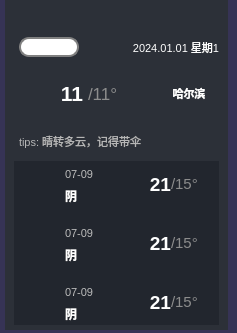
<?xml version="1.0" encoding="UTF-8"?>
<ui version="4.0">
 <class>WeatherWdiget</class>
 <widget class="QWidget" name="WeatherWdiget">
  <property name="geometry">
   <rect>
    <x>0</x>
    <y>0</y>
    <width>237</width>
    <height>333</height>
   </rect>
  </property>
  <property name="font">
   <font>
    <family>Courier New</family>
    <weight>75</weight>
    <bold>true</bold>
   </font>
  </property>
  <property name="windowTitle">
   <string>Form</string>
  </property>
  <property name="styleSheet">
   <string notr="true">background-color: rgb(54, 51, 85);
</string>
  </property>
  <layout class="QVBoxLayout" name="verticalLayout_3">
   <property name="sizeConstraint">
    <enum>QLayout::SetMinAndMaxSize</enum>
   </property>
   <property name="leftMargin">
    <number>5</number>
   </property>
   <property name="topMargin">
    <number>0</number>
   </property>
   <property name="rightMargin">
    <number>9</number>
   </property>
   <property name="bottomMargin">
    <number>3</number>
   </property>
   <item>
    <widget class="QWidget" name="widgetTop" native="true">
     <property name="styleSheet">
      <string notr="true">background-color: rgb(44, 48, 56);
</string>
     </property>
     <layout class="QVBoxLayout" name="verticalLayout_2" stretch="1,1,4,7">
      <property name="leftMargin">
       <number>9</number>
      </property>
      <property name="topMargin">
       <number>0</number>
      </property>
      <property name="rightMargin">
       <number>9</number>
      </property>
      <property name="bottomMargin">
       <number>5</number>
      </property>
      <item>
       <widget class="QWidget" name="widget" native="true">
        <layout class="QHBoxLayout" name="horizontalLayout">
         <property name="leftMargin">
          <number>4</number>
         </property>
         <property name="topMargin">
          <number>0</number>
         </property>
         <property name="rightMargin">
          <number>9</number>
         </property>
         <property name="bottomMargin">
          <number>0</number>
         </property>
         <item>
          <spacer name="horizontalSpacer_8">
           <property name="orientation">
            <enum>Qt::Horizontal</enum>
           </property>
           <property name="sizeHint" stdset="0">
            <size>
             <width>40</width>
             <height>20</height>
            </size>
           </property>
          </spacer>
         </item>
         <item>
          <widget class="QLabel" name="label_5">
           <property name="minimumSize">
            <size>
             <width>140</width>
             <height>30</height>
            </size>
           </property>
           <property name="maximumSize">
            <size>
             <width>120</width>
             <height>30</height>
            </size>
           </property>
           <property name="text">
            <string/>
           </property>
           <property name="pixmap">
            <pixmap resource="res.qrc">:/wea/weather/tips.png</pixmap>
           </property>
           <property name="scaledContents">
            <bool>true</bool>
           </property>
          </widget>
         </item>
         <item>
          <spacer name="horizontalSpacer_9">
           <property name="orientation">
            <enum>Qt::Horizontal</enum>
           </property>
           <property name="sizeHint" stdset="0">
            <size>
             <width>40</width>
             <height>20</height>
            </size>
           </property>
          </spacer>
         </item>
        </layout>
       </widget>
      </item>
      <item>
       <layout class="QHBoxLayout" name="horizontalLayout_2" stretch="4,1,2,3">
        <property name="spacing">
         <number>4</number>
        </property>
        <property name="leftMargin">
         <number>5</number>
        </property>
        <item>
         <widget class="QLineEdit" name="lineEditCity">
          <property name="styleSheet">
           <string notr="true"> QLineEdit {
     border: 2px solid gray;
     border-radius: 10px;
     padding: 0 8px;
     background: white;
     selection-background-color: darkgray;
 }
</string>
          </property>
         </widget>
        </item>
        <item>
         <widget class="QPushButton" name="btnSearch">
          <property name="maximumSize">
           <size>
            <width>25</width>
            <height>25</height>
           </size>
          </property>
          <property name="styleSheet">
           <string notr="true">border-radius: 8px;</string>
          </property>
          <property name="text">
           <string/>
          </property>
          <property name="icon">
           <iconset resource="res.qrc">
            <normaloff>:/res/search.png</normaloff>:/res/search.png</iconset>
          </property>
          <property name="iconSize">
           <size>
            <width>23</width>
            <height>23</height>
           </size>
          </property>
         </widget>
        </item>
        <item>
         <spacer name="horizontalSpacer_10">
          <property name="orientation">
           <enum>Qt::Horizontal</enum>
          </property>
          <property name="sizeType">
           <enum>QSizePolicy::Fixed</enum>
          </property>
          <property name="sizeHint" stdset="0">
           <size>
            <width>20</width>
            <height>20</height>
           </size>
          </property>
         </spacer>
        </item>
        <item>
         <widget class="QLabel" name="labelWeekDay">
          <property name="font">
           <font>
            <pointsize>8</pointsize>
           </font>
          </property>
          <property name="styleSheet">
           <string notr="true">color: rgb(255, 255, 255);</string>
          </property>
          <property name="text">
           <string>2024.01.01 星期1</string>
          </property>
          <property name="alignment">
           <set>Qt::AlignRight|Qt::AlignTrailing|Qt::AlignVCenter</set>
          </property>
         </widget>
        </item>
       </layout>
      </item>
      <item>
       <widget class="QWidget" name="widget01" native="true">
        <layout class="QHBoxLayout" name="horizontalLayout_9">
         <property name="leftMargin">
          <number>5</number>
         </property>
         <property name="topMargin">
          <number>0</number>
         </property>
         <property name="rightMargin">
          <number>0</number>
         </property>
         <property name="bottomMargin">
          <number>0</number>
         </property>
         <item>
          <layout class="QVBoxLayout" name="verticalLayout_4" stretch="2,1">
           <property name="spacing">
            <number>5</number>
           </property>
           <item>
            <layout class="QHBoxLayout" name="horizontalLayout_8" stretch="1,5,33">
             <property name="leftMargin">
              <number>0</number>
             </property>
             <item>
              <widget class="QLabel" name="labelweaIcon">
               <property name="minimumSize">
                <size>
                 <width>0</width>
                 <height>0</height>
                </size>
               </property>
               <property name="maximumSize">
                <size>
                 <width>50</width>
                 <height>50</height>
                </size>
               </property>
               <property name="text">
                <string/>
               </property>
               <property name="pixmap">
                <pixmap resource="res.qrc">:/wea/weather/Qing.png</pixmap>
               </property>
               <property name="scaledContents">
                <bool>true</bool>
               </property>
               <property name="alignment">
                <set>Qt::AlignCenter</set>
               </property>
              </widget>
             </item>
             <item>
              <layout class="QHBoxLayout" name="horizontalLayout_7" stretch="3,3,3">
               <item>
                <widget class="QLabel" name="labelTodayTemp">
                 <property name="enabled">
                  <bool>true</bool>
                 </property>
                 <property name="sizePolicy">
                  <sizepolicy hsizetype="Preferred" vsizetype="Preferred">
                   <horstretch>0</horstretch>
                   <verstretch>0</verstretch>
                  </sizepolicy>
                 </property>
                 <property name="maximumSize">
                  <size>
                   <width>1000</width>
                   <height>1000</height>
                  </size>
                 </property>
                 <property name="font">
                  <font>
                   <family>Arial</family>
                   <pointsize>16</pointsize>
                   <weight>75</weight>
                   <bold>true</bold>
                  </font>
                 </property>
                 <property name="styleSheet">
                  <string notr="true">color: rgb(255, 255, 255);</string>
                 </property>
                 <property name="text">
                  <string>11</string>
                 </property>
                 <property name="alignment">
                  <set>Qt::AlignRight|Qt::AlignTrailing|Qt::AlignVCenter</set>
                 </property>
                </widget>
               </item>
               <item>
                <widget class="QLabel" name="labelTodyaLow">
                 <property name="maximumSize">
                  <size>
                   <width>1000</width>
                   <height>1000</height>
                  </size>
                 </property>
                 <property name="font">
                  <font>
                   <family>Arial</family>
                   <pointsize>13</pointsize>
                  </font>
                 </property>
                 <property name="styleSheet">
                  <string notr="true">color: rgb(141, 141, 141);</string>
                 </property>
                 <property name="text">
                  <string>/11°</string>
                 </property>
                 <property name="alignment">
                  <set>Qt::AlignLeading|Qt::AlignLeft|Qt::AlignVCenter</set>
                 </property>
                </widget>
               </item>
               <item>
                <spacer name="horizontalSpacer">
                 <property name="orientation">
                  <enum>Qt::Horizontal</enum>
                 </property>
                 <property name="sizeType">
                  <enum>QSizePolicy::Fixed</enum>
                 </property>
                 <property name="sizeHint" stdset="0">
                  <size>
                   <width>30</width>
                   <height>20</height>
                  </size>
                 </property>
                </spacer>
               </item>
              </layout>
             </item>
             <item>
              <widget class="QLabel" name="labelCity">
               <property name="maximumSize">
                <size>
                 <width>60</width>
                 <height>60</height>
                </size>
               </property>
               <property name="font">
                <font>
                 <family>Arial</family>
                 <pointsize>8</pointsize>
                 <weight>75</weight>
                 <bold>true</bold>
                </font>
               </property>
               <property name="styleSheet">
                <string notr="true">color: rgb(255, 255, 255);</string>
               </property>
               <property name="text">
                <string>哈尔滨</string>
               </property>
               <property name="alignment">
                <set>Qt::AlignCenter</set>
               </property>
              </widget>
             </item>
            </layout>
           </item>
           <item>
            <widget class="QLabel" name="labelTips">
             <property name="font">
              <font>
               <pointsize>8</pointsize>
              </font>
             </property>
             <property name="styleSheet">
              <string notr="true">color: rgb(182, 182, 182);</string>
             </property>
             <property name="text">
              <string>tips: 晴转多云，记得带伞</string>
             </property>
            </widget>
           </item>
          </layout>
         </item>
        </layout>
       </widget>
      </item>
      <item>
       <widget class="QWidget" name="widgetdays" native="true">
        <property name="styleSheet">
         <string notr="true">background-color: rgb(34, 38, 46);
border-color: rgb(98, 98, 98);</string>
        </property>
        <layout class="QVBoxLayout" name="verticalLayout" stretch="2,1,2,1,2">
         <property name="leftMargin">
          <number>5</number>
         </property>
         <property name="topMargin">
          <number>0</number>
         </property>
         <property name="rightMargin">
          <number>0</number>
         </property>
         <property name="bottomMargin">
          <number>0</number>
         </property>
         <item>
          <layout class="QHBoxLayout" name="horizontalLayout_5" stretch="3,1,3,1">
           <item>
            <layout class="QGridLayout" name="gridLayout_3">
             <property name="horizontalSpacing">
              <number>6</number>
             </property>
             <item row="0" column="0" rowspan="2">
              <widget class="QLabel" name="labelday0Icon">
               <property name="minimumSize">
                <size>
                 <width>40</width>
                 <height>40</height>
                </size>
               </property>
               <property name="maximumSize">
                <size>
                 <width>35</width>
                 <height>35</height>
                </size>
               </property>
               <property name="text">
                <string/>
               </property>
               <property name="pixmap">
                <pixmap resource="res.qrc">:/wea/weather/Yin.png</pixmap>
               </property>
               <property name="scaledContents">
                <bool>true</bool>
               </property>
              </widget>
             </item>
             <item row="0" column="1">
              <widget class="QLabel" name="labelday0Date">
               <property name="minimumSize">
                <size>
                 <width>60</width>
                 <height>20</height>
                </size>
               </property>
               <property name="maximumSize">
                <size>
                 <width>60</width>
                 <height>20</height>
                </size>
               </property>
               <property name="font">
                <font>
                 <family>Arial</family>
                 <pointsize>8</pointsize>
                </font>
               </property>
               <property name="styleSheet">
                <string notr="true">color: rgb(188, 188, 188);</string>
               </property>
               <property name="text">
                <string>07-09</string>
               </property>
               <property name="alignment">
                <set>Qt::AlignBottom|Qt::AlignLeading|Qt::AlignLeft</set>
               </property>
              </widget>
             </item>
             <item row="1" column="1">
              <widget class="QLabel" name="labelday0wea">
               <property name="minimumSize">
                <size>
                 <width>60</width>
                 <height>20</height>
                </size>
               </property>
               <property name="maximumSize">
                <size>
                 <width>100</width>
                 <height>20</height>
                </size>
               </property>
               <property name="font">
                <font>
                 <family>Arial</family>
                 <pointsize>9</pointsize>
                 <weight>75</weight>
                 <bold>true</bold>
                </font>
               </property>
               <property name="styleSheet">
                <string notr="true">color: rgb(255, 255, 255);</string>
               </property>
               <property name="text">
                <string>阴</string>
               </property>
               <property name="alignment">
                <set>Qt::AlignLeading|Qt::AlignLeft|Qt::AlignTop</set>
               </property>
              </widget>
             </item>
            </layout>
           </item>
           <item>
            <spacer name="horizontalSpacer_6">
             <property name="orientation">
              <enum>Qt::Horizontal</enum>
             </property>
             <property name="sizeHint" stdset="0">
              <size>
               <width>70</width>
               <height>20</height>
              </size>
             </property>
            </spacer>
           </item>
           <item>
            <layout class="QHBoxLayout" name="hLayoutday0T" stretch="1,4">
             <property name="spacing">
              <number>0</number>
             </property>
             <item>
              <widget class="QLabel" name="labelday0High">
               <property name="minimumSize">
                <size>
                 <width>0</width>
                 <height>0</height>
                </size>
               </property>
               <property name="maximumSize">
                <size>
                 <width>100</width>
                 <height>100</height>
                </size>
               </property>
               <property name="font">
                <font>
                 <family>Arial</family>
                 <pointsize>14</pointsize>
                 <weight>75</weight>
                 <bold>true</bold>
                </font>
               </property>
               <property name="styleSheet">
                <string notr="true">color: rgb(255, 255, 255);</string>
               </property>
               <property name="text">
                <string>21</string>
               </property>
               <property name="alignment">
                <set>Qt::AlignRight|Qt::AlignTrailing|Qt::AlignVCenter</set>
               </property>
              </widget>
             </item>
             <item>
              <widget class="QLabel" name="labelday0Low">
               <property name="minimumSize">
                <size>
                 <width>0</width>
                 <height>0</height>
                </size>
               </property>
               <property name="maximumSize">
                <size>
                 <width>1000</width>
                 <height>1000</height>
                </size>
               </property>
               <property name="font">
                <font>
                 <family>Arial</family>
                 <pointsize>11</pointsize>
                </font>
               </property>
               <property name="styleSheet">
                <string notr="true">
color: rgb(141, 141, 141);</string>
               </property>
               <property name="text">
                <string>/15°</string>
               </property>
               <property name="alignment">
                <set>Qt::AlignLeading|Qt::AlignLeft|Qt::AlignVCenter</set>
               </property>
              </widget>
             </item>
            </layout>
           </item>
           <item>
            <spacer name="horizontalSpacer_7">
             <property name="orientation">
              <enum>Qt::Horizontal</enum>
             </property>
             <property name="sizeHint" stdset="0">
              <size>
               <width>70</width>
               <height>20</height>
              </size>
             </property>
            </spacer>
           </item>
          </layout>
         </item>
         <item>
          <widget class="QLabel" name="labelday0Line">
           <property name="sizePolicy">
            <sizepolicy hsizetype="Preferred" vsizetype="Fixed">
             <horstretch>0</horstretch>
             <verstretch>0</verstretch>
            </sizepolicy>
           </property>
           <property name="maximumSize">
            <size>
             <width>500</width>
             <height>1</height>
            </size>
           </property>
           <property name="text">
            <string/>
           </property>
           <property name="pixmap">
            <pixmap resource="res.qrc">:/wea/weather/line.jpg</pixmap>
           </property>
           <property name="scaledContents">
            <bool>true</bool>
           </property>
           <property name="alignment">
            <set>Qt::AlignCenter</set>
           </property>
          </widget>
         </item>
         <item>
          <layout class="QHBoxLayout" name="horizontalLayout_4" stretch="3,1,3,1">
           <item>
            <layout class="QGridLayout" name="gridLayout_2">
             <property name="horizontalSpacing">
              <number>6</number>
             </property>
             <item row="0" column="0" rowspan="2">
              <widget class="QLabel" name="labelday1Icon">
               <property name="minimumSize">
                <size>
                 <width>40</width>
                 <height>40</height>
                </size>
               </property>
               <property name="maximumSize">
                <size>
                 <width>35</width>
                 <height>35</height>
                </size>
               </property>
               <property name="text">
                <string/>
               </property>
               <property name="pixmap">
                <pixmap resource="res.qrc">:/wea/weather/Yin.png</pixmap>
               </property>
               <property name="scaledContents">
                <bool>true</bool>
               </property>
              </widget>
             </item>
             <item row="1" column="1">
              <widget class="QLabel" name="labelday1wea">
               <property name="minimumSize">
                <size>
                 <width>60</width>
                 <height>20</height>
                </size>
               </property>
               <property name="maximumSize">
                <size>
                 <width>100</width>
                 <height>20</height>
                </size>
               </property>
               <property name="font">
                <font>
                 <family>Arial</family>
                 <pointsize>9</pointsize>
                 <weight>75</weight>
                 <bold>true</bold>
                </font>
               </property>
               <property name="styleSheet">
                <string notr="true">color: rgb(255, 255, 255);</string>
               </property>
               <property name="text">
                <string>阴</string>
               </property>
               <property name="alignment">
                <set>Qt::AlignLeading|Qt::AlignLeft|Qt::AlignTop</set>
               </property>
              </widget>
             </item>
             <item row="0" column="1">
              <widget class="QLabel" name="labelday1Date">
               <property name="minimumSize">
                <size>
                 <width>60</width>
                 <height>20</height>
                </size>
               </property>
               <property name="maximumSize">
                <size>
                 <width>60</width>
                 <height>20</height>
                </size>
               </property>
               <property name="font">
                <font>
                 <family>Arial</family>
                 <pointsize>8</pointsize>
                </font>
               </property>
               <property name="styleSheet">
                <string notr="true">color: rgb(188, 188, 188);</string>
               </property>
               <property name="text">
                <string>07-09</string>
               </property>
               <property name="alignment">
                <set>Qt::AlignBottom|Qt::AlignLeading|Qt::AlignLeft</set>
               </property>
              </widget>
             </item>
            </layout>
           </item>
           <item>
            <spacer name="horizontalSpacer_4">
             <property name="orientation">
              <enum>Qt::Horizontal</enum>
             </property>
             <property name="sizeHint" stdset="0">
              <size>
               <width>70</width>
               <height>20</height>
              </size>
             </property>
            </spacer>
           </item>
           <item>
            <layout class="QHBoxLayout" name="horizontalLayout_6" stretch="1,4">
             <property name="spacing">
              <number>0</number>
             </property>
             <item>
              <widget class="QLabel" name="labelday1High">
               <property name="minimumSize">
                <size>
                 <width>0</width>
                 <height>0</height>
                </size>
               </property>
               <property name="maximumSize">
                <size>
                 <width>1000</width>
                 <height>1000</height>
                </size>
               </property>
               <property name="font">
                <font>
                 <family>Arial</family>
                 <pointsize>14</pointsize>
                 <weight>75</weight>
                 <bold>true</bold>
                </font>
               </property>
               <property name="styleSheet">
                <string notr="true">color: rgb(255, 255, 255);</string>
               </property>
               <property name="text">
                <string>21</string>
               </property>
               <property name="alignment">
                <set>Qt::AlignRight|Qt::AlignTrailing|Qt::AlignVCenter</set>
               </property>
              </widget>
             </item>
             <item>
              <widget class="QLabel" name="labelday1Low">
               <property name="minimumSize">
                <size>
                 <width>0</width>
                 <height>0</height>
                </size>
               </property>
               <property name="maximumSize">
                <size>
                 <width>100</width>
                 <height>100</height>
                </size>
               </property>
               <property name="font">
                <font>
                 <family>Arial</family>
                 <pointsize>11</pointsize>
                </font>
               </property>
               <property name="styleSheet">
                <string notr="true">
color: rgb(141, 141, 141);</string>
               </property>
               <property name="text">
                <string>/15°</string>
               </property>
               <property name="alignment">
                <set>Qt::AlignLeading|Qt::AlignLeft|Qt::AlignVCenter</set>
               </property>
              </widget>
             </item>
            </layout>
           </item>
           <item>
            <spacer name="horizontalSpacer_5">
             <property name="orientation">
              <enum>Qt::Horizontal</enum>
             </property>
             <property name="sizeHint" stdset="0">
              <size>
               <width>70</width>
               <height>20</height>
              </size>
             </property>
            </spacer>
           </item>
          </layout>
         </item>
         <item>
          <widget class="QLabel" name="labelday0Line_5">
           <property name="maximumSize">
            <size>
             <width>500</width>
             <height>1</height>
            </size>
           </property>
           <property name="text">
            <string/>
           </property>
           <property name="pixmap">
            <pixmap resource="res.qrc">:/wea/weather/line.jpg</pixmap>
           </property>
           <property name="scaledContents">
            <bool>true</bool>
           </property>
          </widget>
         </item>
         <item>
          <layout class="QHBoxLayout" name="horizontalLayout_14" stretch="3,1,3,1">
           <item>
            <layout class="QGridLayout" name="gridLayout">
             <item row="0" column="0" rowspan="2">
              <widget class="QLabel" name="labelday3Icon">
               <property name="minimumSize">
                <size>
                 <width>40</width>
                 <height>40</height>
                </size>
               </property>
               <property name="maximumSize">
                <size>
                 <width>35</width>
                 <height>35</height>
                </size>
               </property>
               <property name="text">
                <string/>
               </property>
               <property name="pixmap">
                <pixmap resource="res.qrc">:/wea/weather/Yin.png</pixmap>
               </property>
               <property name="scaledContents">
                <bool>true</bool>
               </property>
              </widget>
             </item>
             <item row="0" column="1">
              <widget class="QLabel" name="labelday3Date">
               <property name="minimumSize">
                <size>
                 <width>60</width>
                 <height>20</height>
                </size>
               </property>
               <property name="maximumSize">
                <size>
                 <width>60</width>
                 <height>20</height>
                </size>
               </property>
               <property name="font">
                <font>
                 <family>Arial</family>
                 <pointsize>8</pointsize>
                </font>
               </property>
               <property name="styleSheet">
                <string notr="true">color: rgb(188, 188, 188);</string>
               </property>
               <property name="text">
                <string>07-09</string>
               </property>
               <property name="alignment">
                <set>Qt::AlignBottom|Qt::AlignLeading|Qt::AlignLeft</set>
               </property>
              </widget>
             </item>
             <item row="1" column="1">
              <widget class="QLabel" name="labelday3wea">
               <property name="minimumSize">
                <size>
                 <width>60</width>
                 <height>20</height>
                </size>
               </property>
               <property name="maximumSize">
                <size>
                 <width>100</width>
                 <height>20</height>
                </size>
               </property>
               <property name="font">
                <font>
                 <family>Arial</family>
                 <pointsize>9</pointsize>
                 <weight>75</weight>
                 <bold>true</bold>
                </font>
               </property>
               <property name="styleSheet">
                <string notr="true">color: rgb(255, 255, 255);</string>
               </property>
               <property name="text">
                <string>阴</string>
               </property>
               <property name="alignment">
                <set>Qt::AlignLeading|Qt::AlignLeft|Qt::AlignTop</set>
               </property>
              </widget>
             </item>
            </layout>
           </item>
           <item>
            <spacer name="horizontalSpacer_3">
             <property name="orientation">
              <enum>Qt::Horizontal</enum>
             </property>
             <property name="sizeHint" stdset="0">
              <size>
               <width>70</width>
               <height>20</height>
              </size>
             </property>
            </spacer>
           </item>
           <item>
            <layout class="QHBoxLayout" name="horizontalLayout_3" stretch="1,4">
             <property name="spacing">
              <number>0</number>
             </property>
             <item>
              <widget class="QLabel" name="labelday3High">
               <property name="minimumSize">
                <size>
                 <width>0</width>
                 <height>0</height>
                </size>
               </property>
               <property name="maximumSize">
                <size>
                 <width>1000</width>
                 <height>1000</height>
                </size>
               </property>
               <property name="font">
                <font>
                 <family>Arial</family>
                 <pointsize>14</pointsize>
                 <weight>75</weight>
                 <bold>true</bold>
                </font>
               </property>
               <property name="styleSheet">
                <string notr="true">color: rgb(255, 255, 255);</string>
               </property>
               <property name="text">
                <string>21</string>
               </property>
               <property name="alignment">
                <set>Qt::AlignRight|Qt::AlignTrailing|Qt::AlignVCenter</set>
               </property>
              </widget>
             </item>
             <item>
              <widget class="QLabel" name="labelday3Low">
               <property name="minimumSize">
                <size>
                 <width>0</width>
                 <height>0</height>
                </size>
               </property>
               <property name="maximumSize">
                <size>
                 <width>100</width>
                 <height>100</height>
                </size>
               </property>
               <property name="font">
                <font>
                 <family>Arial</family>
                 <pointsize>11</pointsize>
                </font>
               </property>
               <property name="styleSheet">
                <string notr="true">
color: rgb(141, 141, 141);</string>
               </property>
               <property name="text">
                <string>/15°</string>
               </property>
               <property name="alignment">
                <set>Qt::AlignLeading|Qt::AlignLeft|Qt::AlignVCenter</set>
               </property>
              </widget>
             </item>
            </layout>
           </item>
           <item>
            <spacer name="horizontalSpacer_21">
             <property name="orientation">
              <enum>Qt::Horizontal</enum>
             </property>
             <property name="sizeHint" stdset="0">
              <size>
               <width>70</width>
               <height>20</height>
              </size>
             </property>
            </spacer>
           </item>
          </layout>
         </item>
        </layout>
       </widget>
      </item>
     </layout>
    </widget>
   </item>
  </layout>
 </widget>
 <resources>
  <include location="res.qrc"/>
 </resources>
 <connections/>
</ui>
